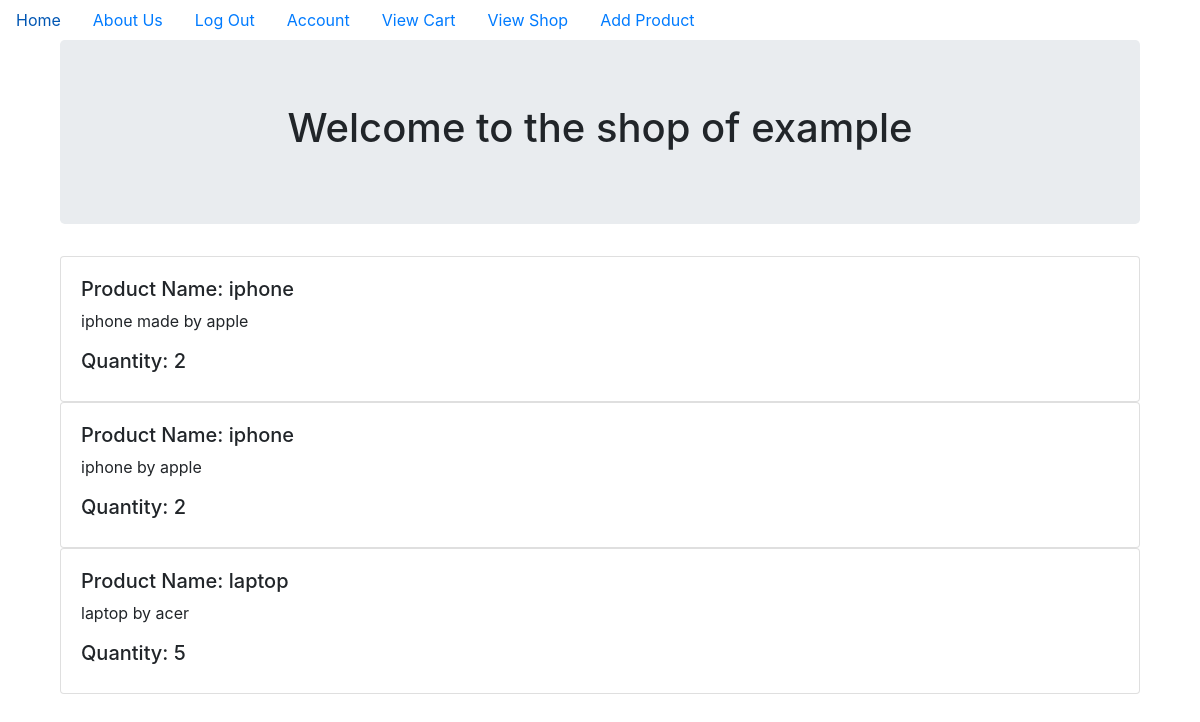
The app's page /example_shop (signed in) with its own data.
### shopperstop/models.py (models this page shows, shortened)
class User(db.Model, UserMixin):
    id = db.Column(db.Integer, primary_key = True)
    profile_image = db.Column(db.String(20), nullable=False, default='default_profile.png')
    email = db.Column(db.String(64), unique=True, index=True)
    username = db.Column(db.String(64), unique=True, index=True)
    password_hash = db.Column(db.String(128))
    user_type=db.Column(db.String(128))
    cart = db.relationship('Cart', backref='user_cart', lazy=True)
    sold_by = db.relationship('Product', backref='seller', lazy=True)

class Product(db.Model):
    id = db.Column(db.Integer, primary_key=True)
    sell_id=db.Column(db.Integer, db.ForeignKey('user.id'), nullable=False)
    product_name = db.Column(db.String(140), nullable=False)
    product_desc=db.Column(db.String, nullable=False)
    quantity=db.Column(db.Integer, nullable=False)
    price=db.Column(db.Integer, nullable=False)
    product_image=db.Column(db.String(20), nullable=False, default='default_profile.png')

### shopperstop/users/views.py (the view)
@users.route("/<username>_shop")
@login_required
def shop_view(username):
    if current_user.user_type=='Customer':
        abort(403)
    user=User.query.filter_by(username=username).first_or_404()
    shop=Product.query.filter_by(sell_id=current_user.id)
    return render_template('shop.html', shop=shop, user=user)

### shopperstop/models.py (called while the page is built)
@login_manager.user_loader
def load_user(user_id):
    return User.query.get(user_id)

### shopperstop/templates/shop.html
{% extends "base.html" %}
{% block content %}
<div class="container">
  <div class="jumbotron">
    <div align='center'>
      <h1 >Welcome to the shop of {{user.username}}</h1>
    </div>
  </div>
{% for product in shop %}
<div class="card" >
  <div class="card-body">
    <h5>Product Name: {{product.product_name}}</h5>
    <p>{{product.product_desc}}</p>
    <h5>Quantity: {{ product.quantity }}</h5>
  </div>
</div>
{% endfor %}
</div>
{% endblock content %}

### records on screen
User: username "example"
Product: product_name "iphone", product_desc "iphone made by apple", quantity "2"
Product: product_name "iphone", product_desc "iphone by apple", quantity "2"
Product: product_name "laptop", product_desc "laptop by acer", quantity "5"
